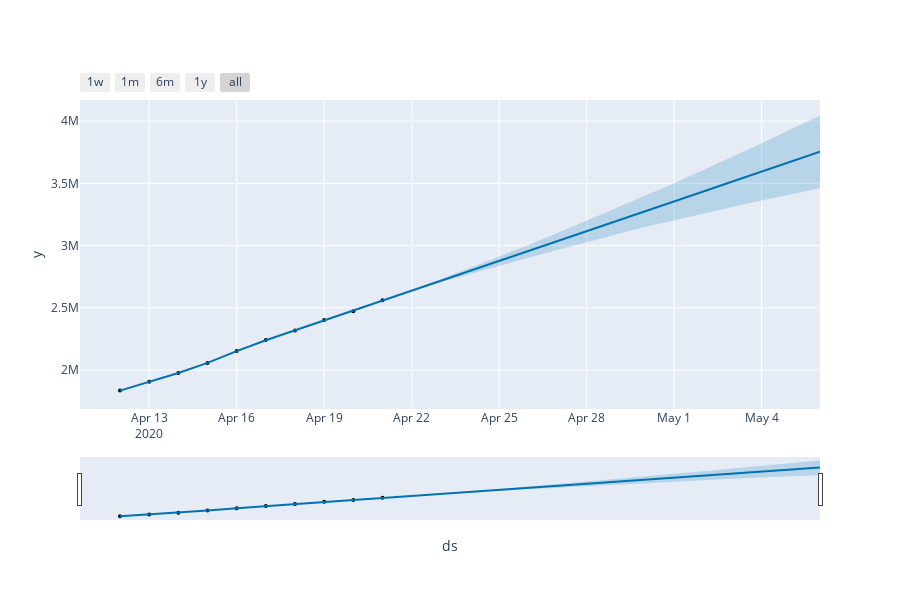

Notebook cell for this chart:
### Code cell
fig = plot_plotly(m, forecast)
py.iplot(fig) 

fig = m.plot(forecast,xlabel='Date',ylabel='Confirmed Count')
